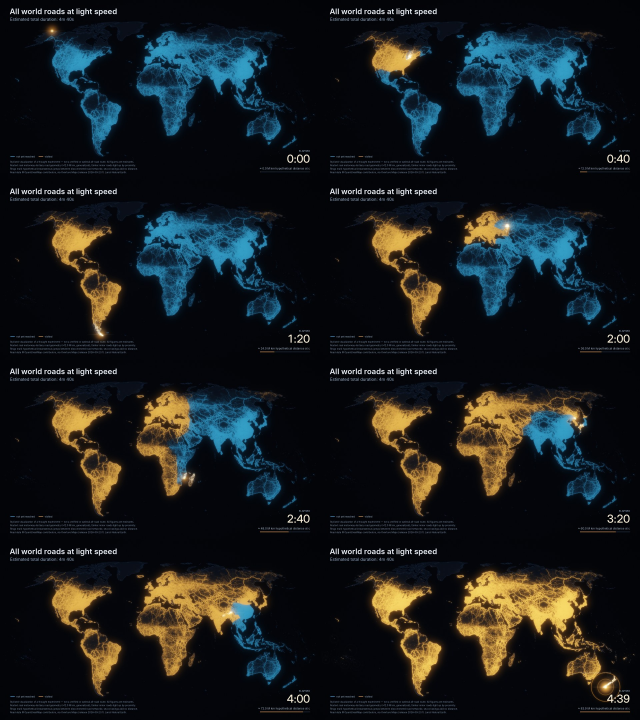
#> input picture world_roads/media/checkpoints_contact_sheet.jpg, 1920 x 2160 px, given in place of clean_0077.00.png, which was not available (shown at 1/3 size)
$ python thumbs.py
#> lines starting #> are read from the running program, lines starting #| are printed output that depends on the picture; after the words box and inside, x2 and y2 are one past the last pixel; in counts of white or black regions, pixels touching at a corner belong together
"""Thumbnails (1280x720) for the coast film, built from its own text-free 4K frames:

    RES=2 python film.py clean 12.6 77.0 123.6     # the frames (out/clean_*.png)
    python thumbs.py                               # -> out/coast_thumb_A.png  the night globe, half gold
                                                   #    out/coast_thumb_B.png  the first right turn, in Calgary
                                                   #    out/coast_thumb_C.png  the whole world gold

Titles in Anton (../thumb_fonts), the rest in Inter; the time sits in a solid gold chip.
A wraps the 4K world frame onto an orthographic night globe, as the roads film's thumbnail did
(../thumb_globe.py): every line on the globe is the film's real layer at that moment.
"""
import os, sys, math
import numpy as np
from PIL import Image, ImageDraw, ImageFont, ImageFilter
from scipy.ndimage import map_coordinates, gaussian_filter

HERE = os.path.dirname(os.path.abspath(__file__))
OUT = os.path.join(HERE, "out")
FONTS = os.path.join(os.path.dirname(HERE), "thumb_fonts")
INTER = "/usr/share/fonts/opentype/inter"
TW, TH, S = 1280, 720, 2
GOLD = (255, 196, 84)
INK = (14, 18, 28)
TIME = "1:18"

# the film's projection at 4K (cproj with RES=2), for sampling frames onto the globe
os.environ["RES"] = "2"
sys.path.insert(0, HERE)
import cproj  # noqa: E402


def anton(size):
    return ImageFont.truetype(os.path.join(FONTS, "Anton-Regular.ttf"), int(size * S))


def inter(size, w="SemiBold"):
    return ImageFont.truetype(os.path.join(INTER, f"Inter-{w}.otf"), int(size * S))


def load(name):
#> called with name = 'clean_0077.00.png'
    return np.asarray(Image.open(os.path.join(OUT, name)).convert("RGB")).astype(np.float32) / 255.0


def to_img(a):
    return Image.fromarray((np.clip(a, 0, 1) * 255 + 0.5).astype(np.uint8)).convert("RGBA")


def crop_resize(frame, box):
    x0, y0, x1, y1 = box
    return to_img(frame[y0:y1, x0:x1]).resize((TW * S, TH * S), Image.LANCZOS)


# [50 lines left out: functions text_layer, chip, vignette, save, not called in this run]


# ---------------------------------------------------------------- A: the night globe
GLOBE = dict(cx=430, cy=405, r=430, lon0=55.0, lat0=18.0)


def ortho_inverse(px, py, g):
    x = (px - g["cx"] * S) / (g["r"] * S)
    y = (g["cy"] * S - py) / (g["r"] * S)
    rho = np.hypot(x, y)
    inside = rho <= 1.0
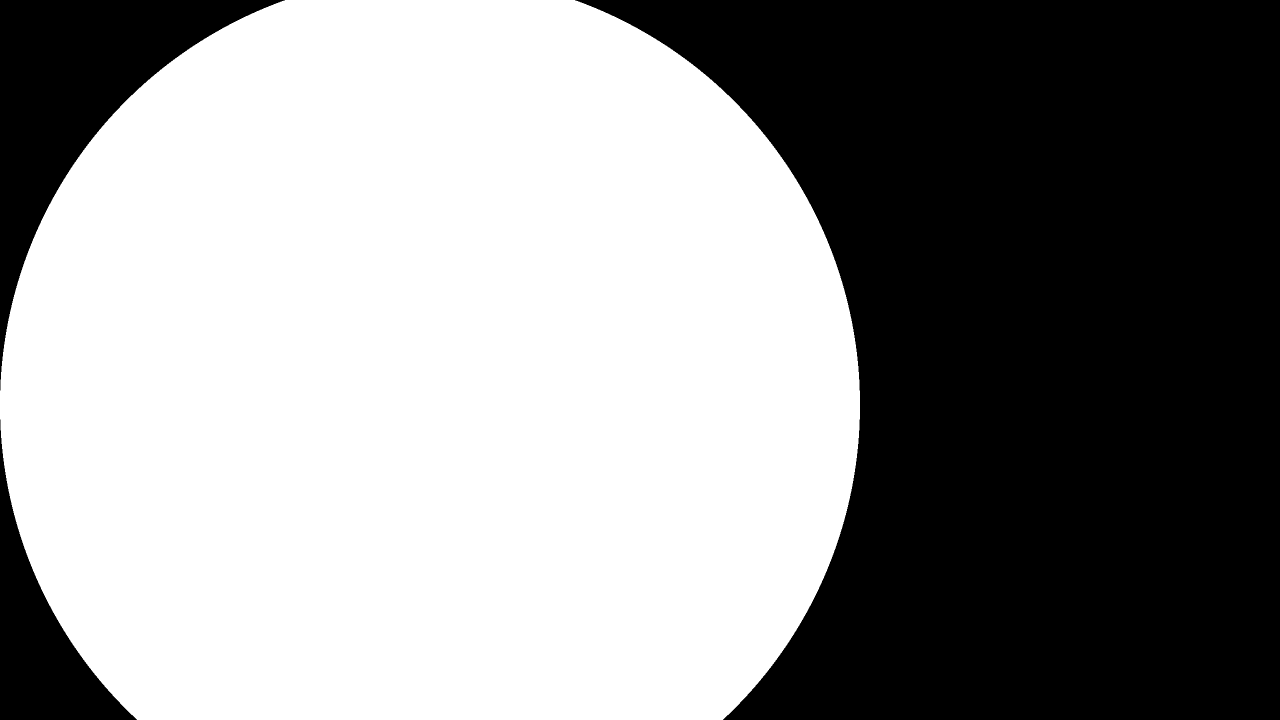
#> inside: shape (1440, 2560) bool (shown at 1/2 size); 57.5% white; 3 black regions, box (x1, y1, x2, y2) and area: (1150, 0, 2560, 1440) 1388373, (0, 0, 570, 781) 125392, (0, 839, 274, 1440) 53381
    c = np.arcsin(np.clip(rho, 0, 1))
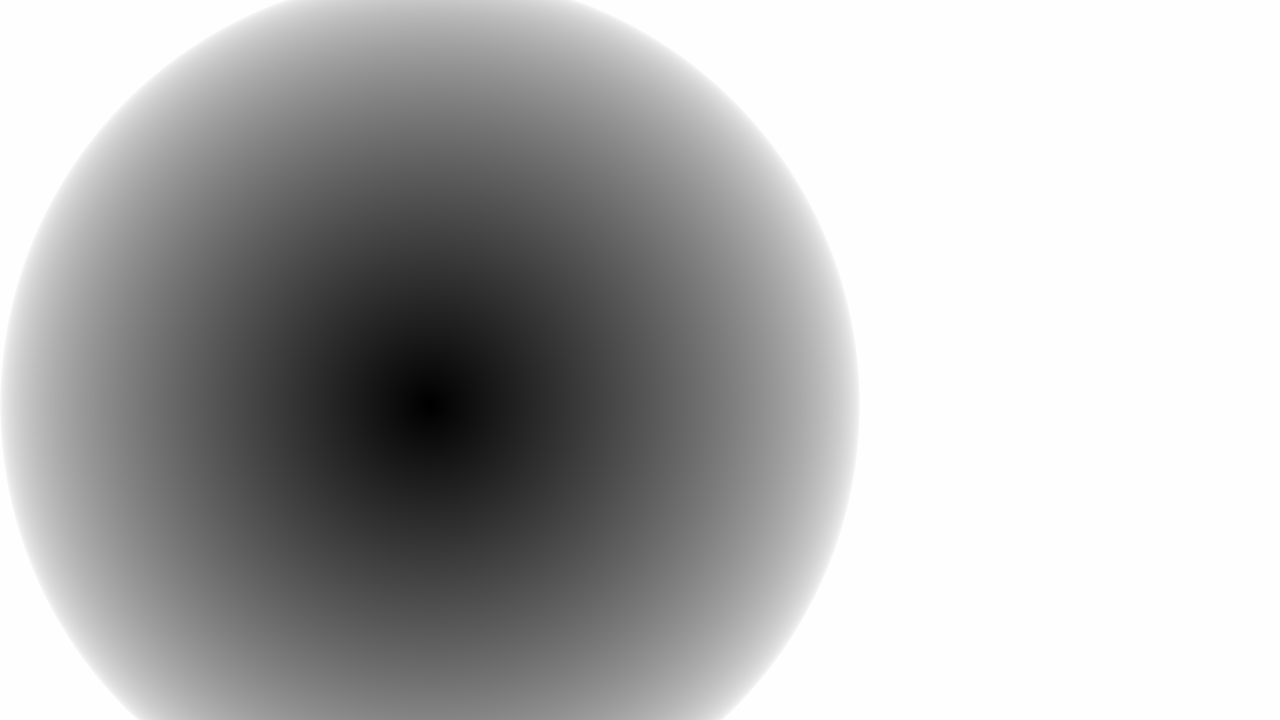
#> c: shape (1440, 2560) float32 (shown at 1/2 size); min 0.000822, max 1.57, mean 1.1; drawn with min black and max white
    p0, l0 = math.radians(g["lat0"]), math.radians(g["lon0"])
#> p0 = 0.314; l0 = 0.96
    with np.errstate(invalid="ignore", divide="ignore"):
        lat = np.arcsin(np.clip(np.cos(c) * math.sin(p0) + np.where(rho > 0, y * np.sin(c) * math.cos(p0) / rho, 0), -1, 1))
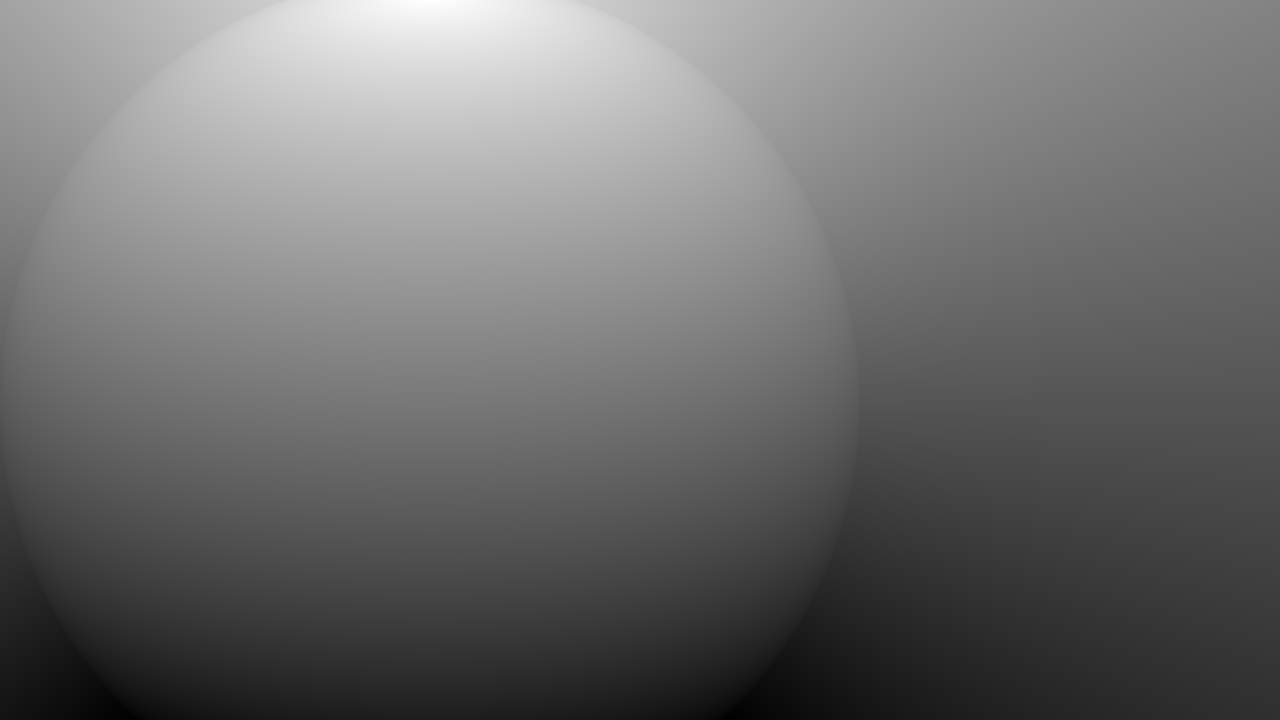
#> lat: shape (1440, 2560) float32 (shown at 1/2 size); min -0.77, max 1.54, mean 0.235; drawn with min black and max white
        lon = l0 + np.arctan2(x * np.sin(c), rho * np.cos(c) * math.cos(p0) - y * np.sin(c) * math.sin(p0))
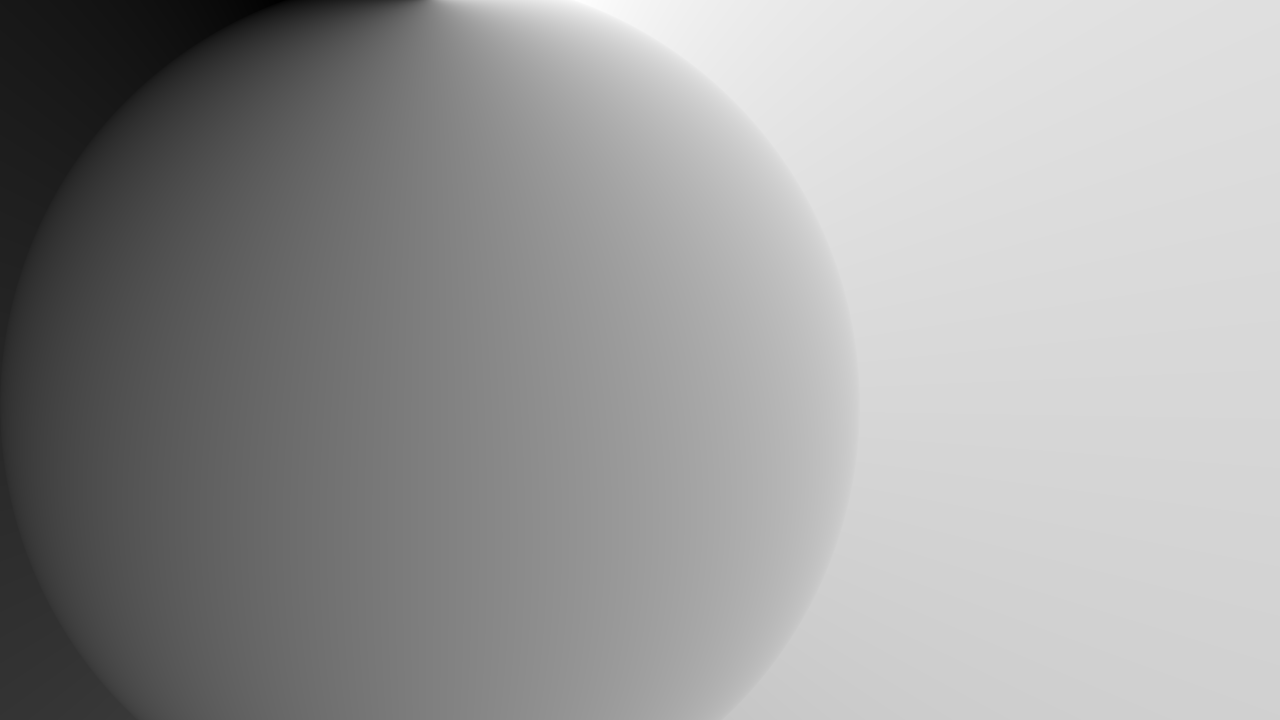
#> lon: shape (1440, 2560) float32 (shown at 1/2 size); min -1.32, max 3.24, mean 1.48; drawn with min black and max white
    return np.degrees(lon), np.degrees(lat), np.cos(c), rho, inside


def gauss_spot(shape, x, y, sx, sy=None):
    sy = sx if sy is None else sy
    yy, xx = np.ogrid[:shape[0], :shape[1]]
    return np.exp(-(((xx - x) / sx) ** 2 + ((yy - y) / sy) ** 2) / 2)


def globe(frame, g=GLOBE):
    h, w = TH * S, TW * S
    py, px = np.mgrid[0:h, 0:w].astype(np.float32)
    lon, lat, mu, rho, inside = ortho_inverse(px + 0.5, py + 0.5, g)
    lonw = ((lon + 180) % 360) - 180
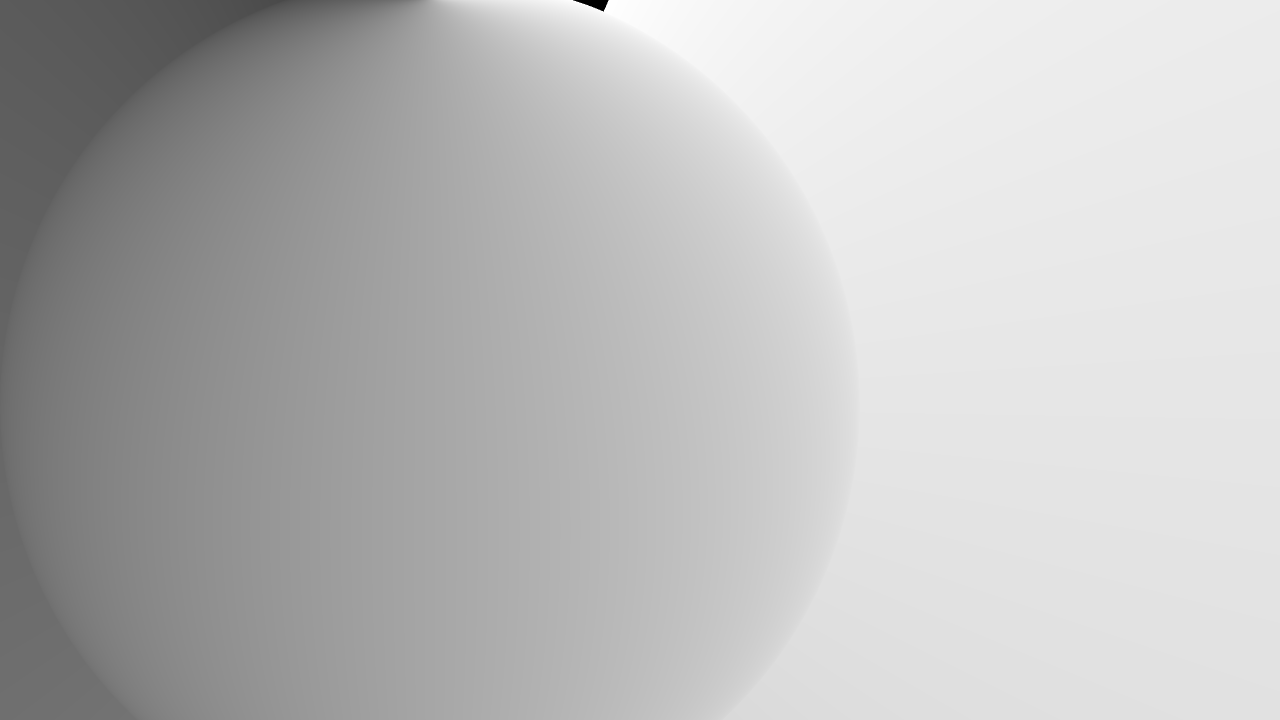
#> lonw: shape (1440, 2560) float32 (shown at 1/2 size); min -180, max 180, mean 84.9; drawn with min black and max white
    # night sky with faint stars
    r_bg = np.hypot(px / w - 0.33, py / h - 0.55)
    img = np.zeros((h, w, 3), np.float32)
    img += np.array([0.012, 0.020, 0.040]) * np.clip(1.2 - r_bg, 0, 1)[..., None]
    rng = np.random.default_rng(7)
    for _ in range(240):
        sx, sy = rng.uniform(0, w), rng.uniform(0, h)
        img += rng.uniform(0.15, 0.5) ** 2 * gauss_spot((h, w), sx, sy, rng.uniform(0.7, 1.3) * S)[..., None] * np.array([0.8, 0.85, 1.0])
    img *= (~inside)[..., None]
    # the film's frame (land, coasts, rivers) through its own projection, shaded toward the limb
    fx, fy = cproj.to_px(lonw, lat)
    surf = np.stack([map_coordinates(frame[..., c], [fy - 0.5, fx - 0.5], order=1, mode="nearest") for c in range(3)], -1)
    shade = np.clip(mu, 0, 1) ** 0.5
    surf = surf * (0.35 + 0.65 * shade[..., None]) * 1.15
    img = np.where(inside[..., None], surf, img)
    # glow off the bright lines
    lum = img.max(axis=2)
    bright = img * (lum > 0.3)[..., None]
    for s_, k in ((2.5 * S, 0.22), (12 * S, 0.14)):
        img += k * np.stack([gaussian_filter(bright[..., c], s_) for c in range(3)], -1)
    # atmosphere
    R = g["r"] * S
    dist = np.hypot(px - g["cx"] * S, py - g["cy"] * S)
    rim = np.where(inside, np.clip(rho, 0, 1) ** 14, 0)
    halo = np.where(~inside, np.exp(-(dist - R) / (16 * S)), 0) + 0.35 * np.where(~inside, np.exp(-(dist - R) / (70 * S)), 0)
    img += (0.55 * rim + 0.45 * halo)[..., None] * np.array([0.30, 0.55, 1.0]) * 0.6
    return img


# [19 lines left out: functions fish_lonlat, ortho_forward, not called in this run]


def thumb_a():
    frame = load("clean_0077.00.png")
    img = globe(frame)
    # the fish, bright at the frontier
    flon, flat = fish_lonlat(frame)
    x0, y0 = ortho_forward(flon, flat, GLOBE)
    x0, y0 = x0 * S, y0 * S
    shp = img.shape[:2]
    warm = np.array(GOLD) / 255.0
    img += gauss_spot(shp, x0, y0, 3.5 * S)[..., None] * 5.0 + gauss_spot(shp, x0, y0, 16 * S)[..., None] * (1.1 * warm + 0.7) \
        + gauss_spot(shp, x0, y0, 70 * S)[..., None] * 0.5 * warm \
        + (gauss_spot(shp, x0, y0, 95 * S, 2.0 * S) * 0.7)[..., None] * (0.7 * warm + 0.5)
    lum = img.max(axis=2, keepdims=True)
    tm = 1 - np.exp(-lum * 1.5)
    img = img * (tm / np.maximum(lum, 1e-6))
    im = to_img(img)
    right = 1236 * S
    im.alpha_composite(text_layer(im.size, [((right, 30 * S), "EVERY SHORE", anton(120), (255, 255, 255), "ra"),
                                            ((right, 176 * S), "ON EARTH", anton(120), GOLD, "ra"),
                                            ((right, 338 * S), "every coast, lake & riverbank", inter(30, "SemiBold"), (226, 232, 242), "ra")]))
    chip(im, right, 420 * S, (TIME, 132), ("AT LIGHT SPEED", 25), anchor="right")
    save(im, "coast_thumb_A.png")
    print("fish at", flon, flat)


# ---------------------------------------------------------------- B: the rule, close up
# [27 lines left out: functions thumb_b, thumb_c, not called in this run]


if __name__ == "__main__":
#> (the run stopped early here; a loop or call above may not have finished)
